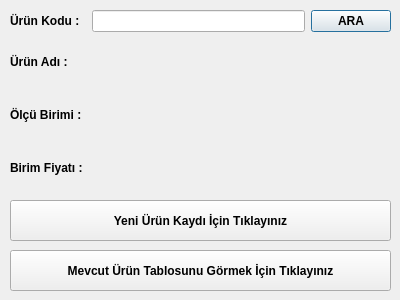
<?xml version="1.0" encoding="UTF-8"?>
<ui version="4.0">
 <class>satilanurunbilgileri</class>
 <widget class="QDialog" name="satilanurunbilgileri">
  <property name="geometry">
   <rect>
    <x>0</x>
    <y>0</y>
    <width>400</width>
    <height>300</height>
   </rect>
  </property>
  <property name="minimumSize">
   <size>
    <width>400</width>
    <height>300</height>
   </size>
  </property>
  <property name="maximumSize">
   <size>
    <width>400</width>
    <height>300</height>
   </size>
  </property>
  <property name="windowTitle">
   <string>Satılan Ürün Bilgileri</string>
  </property>
  <property name="windowIcon">
   <iconset resource="../images.qrc">
    <normaloff>:/icons/win_icon.png</normaloff>:/icons/win_icon.png</iconset>
  </property>
  <widget class="QWidget" name="layoutWidget">
   <property name="geometry">
    <rect>
     <x>10</x>
     <y>10</y>
     <width>381</width>
     <height>181</height>
    </rect>
   </property>
   <property name="font">
    <font>
     <weight>75</weight>
     <bold>true</bold>
    </font>
   </property>
   <layout class="QVBoxLayout" name="verticalLayout">
    <item>
     <layout class="QHBoxLayout" name="horizontalLayout">
      <item>
       <widget class="QLabel" name="label">
        <property name="font">
         <font>
          <weight>75</weight>
          <bold>true</bold>
         </font>
        </property>
        <property name="text">
         <string>Ürün Kodu :  </string>
        </property>
       </widget>
      </item>
      <item>
       <widget class="QLineEdit" name="lineEdit">
        <property name="font">
         <font>
          <weight>75</weight>
          <bold>true</bold>
         </font>
        </property>
       </widget>
      </item>
      <item>
       <widget class="QPushButton" name="pushButton_3">
        <property name="text">
         <string>ARA</string>
        </property>
        <property name="icon">
         <iconset resource="../images.qrc">
          <normaloff>:/icons/search_icon.png</normaloff>:/icons/search_icon.png</iconset>
        </property>
       </widget>
      </item>
     </layout>
    </item>
    <item>
     <layout class="QHBoxLayout" name="horizontalLayout_2">
      <item>
       <widget class="QLabel" name="label_2">
        <property name="font">
         <font>
          <weight>75</weight>
          <bold>true</bold>
         </font>
        </property>
        <property name="text">
         <string>Ürün Adı :</string>
        </property>
       </widget>
      </item>
      <item>
       <widget class="QLabel" name="urunAdi">
        <property name="font">
         <font>
          <weight>75</weight>
          <bold>true</bold>
         </font>
        </property>
        <property name="text">
         <string/>
        </property>
       </widget>
      </item>
     </layout>
    </item>
    <item>
     <layout class="QHBoxLayout" name="horizontalLayout_3">
      <item>
       <widget class="QLabel" name="label_3">
        <property name="font">
         <font>
          <weight>75</weight>
          <bold>true</bold>
         </font>
        </property>
        <property name="text">
         <string>Ölçü Birimi :</string>
        </property>
       </widget>
      </item>
      <item>
       <widget class="QLabel" name="olcuBirimi">
        <property name="font">
         <font>
          <weight>75</weight>
          <bold>true</bold>
         </font>
        </property>
        <property name="text">
         <string/>
        </property>
       </widget>
      </item>
     </layout>
    </item>
    <item>
     <layout class="QHBoxLayout" name="horizontalLayout_4">
      <item>
       <widget class="QLabel" name="label_4">
        <property name="font">
         <font>
          <weight>75</weight>
          <bold>true</bold>
         </font>
        </property>
        <property name="text">
         <string>Birim Fiyatı :</string>
        </property>
       </widget>
      </item>
      <item>
       <widget class="QLabel" name="birimFiyati">
        <property name="font">
         <font>
          <weight>75</weight>
          <bold>true</bold>
         </font>
        </property>
        <property name="text">
         <string/>
        </property>
       </widget>
      </item>
     </layout>
    </item>
   </layout>
  </widget>
  <widget class="QPushButton" name="pushButton">
   <property name="geometry">
    <rect>
     <x>10</x>
     <y>200</y>
     <width>381</width>
     <height>41</height>
    </rect>
   </property>
   <property name="font">
    <font>
     <weight>75</weight>
     <bold>true</bold>
    </font>
   </property>
   <property name="text">
    <string>Yeni Ürün Kaydı İçin Tıklayınız</string>
   </property>
   <property name="icon">
    <iconset resource="../images.qrc">
     <normaloff>:/icons/kayit_icon.png</normaloff>:/icons/kayit_icon.png</iconset>
   </property>
   <property name="iconSize">
    <size>
     <width>25</width>
     <height>25</height>
    </size>
   </property>
  </widget>
  <widget class="QPushButton" name="pushButton_2">
   <property name="geometry">
    <rect>
     <x>10</x>
     <y>250</y>
     <width>381</width>
     <height>41</height>
    </rect>
   </property>
   <property name="font">
    <font>
     <weight>75</weight>
     <bold>true</bold>
    </font>
   </property>
   <property name="text">
    <string>Mevcut Ürün Tablosunu Görmek İçin Tıklayınız</string>
   </property>
   <property name="icon">
    <iconset resource="../images.qrc">
     <normaloff>:/icons/table_icon.png</normaloff>:/icons/table_icon.png</iconset>
   </property>
   <property name="iconSize">
    <size>
     <width>25</width>
     <height>25</height>
    </size>
   </property>
  </widget>
 </widget>
 <resources>
  <include location="../images.qrc"/>
 </resources>
 <connections/>
</ui>
